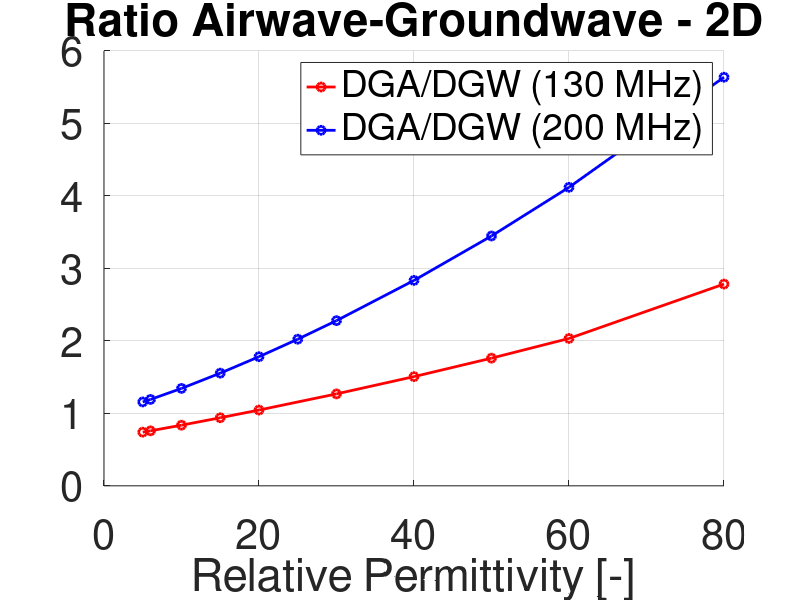

The MATLAB script that drew this image: (Note: this script raises an error after producing the figure.)
clear,close all
% Plot amplitude ratio for a homogeneous halfspace of increasing
% permittivites (Fig.5.5) for a 130MHz and 200MHz Hertzian Dipole.

%% Parameter
fs = 30; % font size
lw = 2;  % line width
ylimit = 6; % limit of y axis


%% Lossless 200MHz Dipole

%
eps200 = [
5
6
10
15
20
25
30
40
50
60
80
];

eps130 = [
5
6
10
15
20
30
40
50
60
80
];


ag_negmax = [
1.157413
1.191878
1.343944
1.554479
1.781419
2.023014
2.278934
2.833812
3.446767
4.118293
5.636872
];

ag_negmax130 = [
0.740442
0.758835
0.836658
0.939253
1.045502
1.268369
1.506525
1.761261
2.032971
2.783382];



figure
set(gca,'FontSize',fs)
grid on
hold on
plot(eps130,ag_negmax130,'-o','LineWidth',lw,'DisplayName','DGA/DGW (130 MHz)','Color','red')
plot(eps200,ag_negmax,'-o','LineWidth',lw,'DisplayName','DGA/DGW (200 MHz)','Color','blue')
legend
xlabel('Relative Permittivity [-]')
title('Ratio Airwave-Groundwave - 2D')
subtitle('Hertzian Dipole')
ylim([0 ylimit])
lg = legend('Interpreter','none', 'FontSize', 0.75*fs, 'Orientation','Vertical',...
    'Location','northwest');


m = uimenu('Text','USER-Options');
uimenu(m,'Text','Save Figure',...
     'MenuSelectedFcn',@SaveFigure);

%% RLFLA Lossless 
epsRLFLA = [
5
6
8
10
15
25
30
40
50
60
80 
];

ag_maxmax = [
0.781555
0.779068
0.784711
0.798629
0.850849
0.992381
1.075514
1.278474
1.491498
1.731636
2.289433    
];

ag_negmax =[
0.97848
0.975148
0.983382
0.999653
1.056154
1.200457
1.282007
1.459682
1.654812
1.866722
2.358269    
];

figure
set(gca,'FontSize',fs)
grid on
hold on
ylim([0 ylimit])
plot(epsRLFLA,ag_maxmax,'-o','LineWidth',lw,'DisplayName','DGA/DGW (max positive/max positive)')
plot(epsRLFLA,ag_negmax,'-o','LineWidth',lw,'DisplayName','DGA/DGW (max negative/max positive)')
legend
xlabel('Relative Permittivity [-]')
title('Ratio Airwave-Groundwave - 3D')
subtitle('RLFLA')

lg = legend('Interpreter','none', 'FontSize', 0.75*fs, 'Orientation','Vertical',...
    'Location','northwest');


m = uimenu('Text','USER-Options');
uimenu(m,'Text','Save Figure',...
     'MenuSelectedFcn',@SaveFigure);


